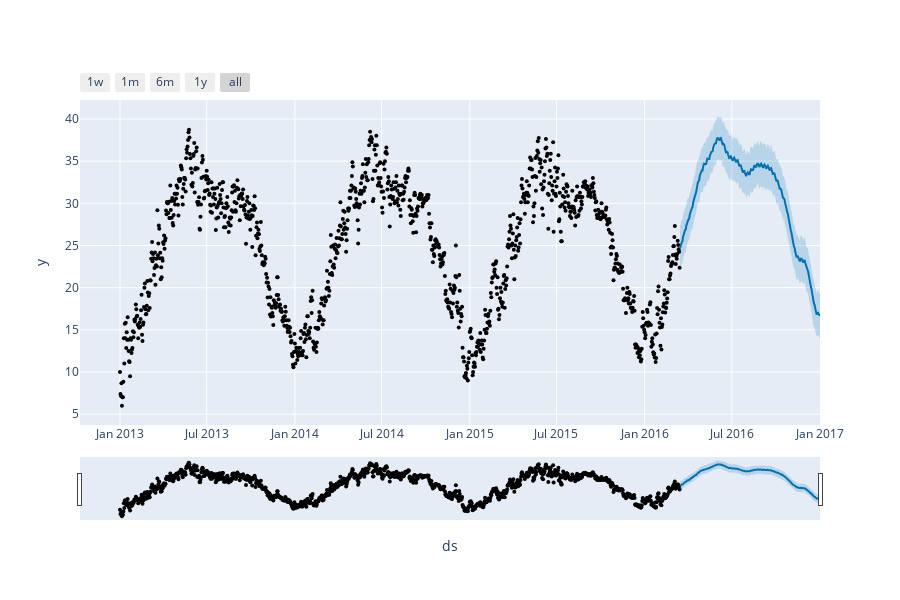

The notebook cell saved with this chart:
### Code cell
from prophet import Prophet
from prophet.plot import plot_plotly, plot_components_plotly
model = Prophet()
model.fit(train_data)
forecasts = model.make_future_dataframe(int(len(forecast_data) * 0.2))
predictions = model.predict(test_data)
plot_plotly(model, predictions)

### Figure 1 — Plotly figure (JSON) as saved in the notebook; plotly's stock layout.template omitted (floating-point values rounded to 4 significant figures; data arrays with more than 128 entries replaced by an {"elided": "..."} marker saying what was removed)
{"data": [{"marker": {"color": "black", "size": 4}, "mode": "markers", "name": "Actual", "type": "scatter", "x": {"elided": "1169 str values"}, "y": {"elided": "1169 float values"}}, {"hoverinfo": "skip", "line": {"width": 0}, "mode": "lines", "type": "scatter", "x": {"elided": "293 str values"}, "y": {"elided": "293 float values"}}, {"fill": "tonexty", "fillcolor": "rgba(0, 114, 178, 0.2)", "line": {"color": "#0072B2", "width": 2}, "mode": "lines", "name": "Predicted", "type": "scatter", "x": {"elided": "293 str values"}, "y": {"elided": "293 float values"}}, {"fill": "tonexty", "fillcolor": "rgba(0, 114, 178, 0.2)", "hoverinfo": "skip", "line": {"width": 0}, "mode": "lines", "type": "scatter", "x": {"elided": "293 str values"}, "y": {"elided": "293 float values"}}], "layout": {"height": 600, "showlegend": false, "width": 900, "xaxis": {"rangeselector": {"buttons": [{"count": 7, "label": "1w", "step": "day", "stepmode": "backward"}, {"count": 1, "label": "1m", "step": "month", "stepmode": "backward"}, {"count": 6, "label": "6m", "step": "month", "stepmode": "backward"}, {"count": 1, "label": "1y", "step": "year", "stepmode": "backward"}, {"step": "all"}]}, "rangeslider": {"visible": true}, "title": {"text": "ds"}, "type": "date"}, "yaxis": {"title": {"text": "y"}}}}
